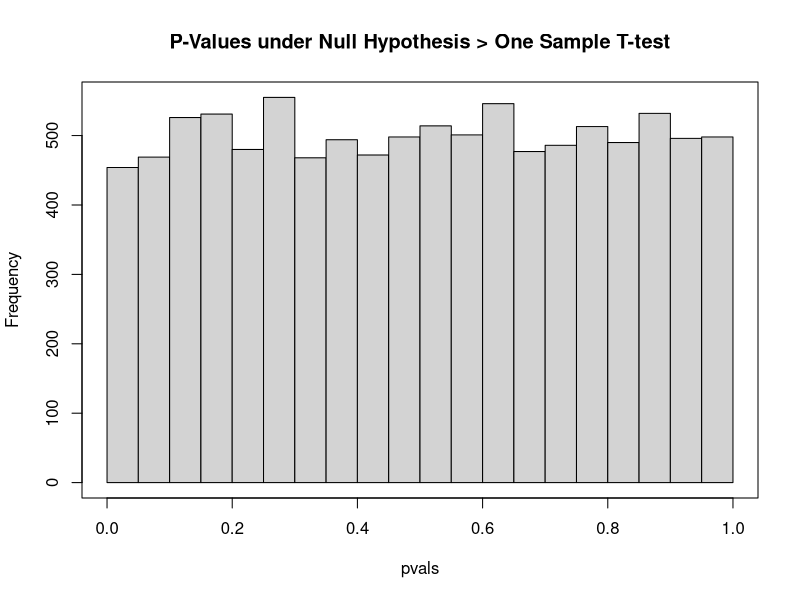
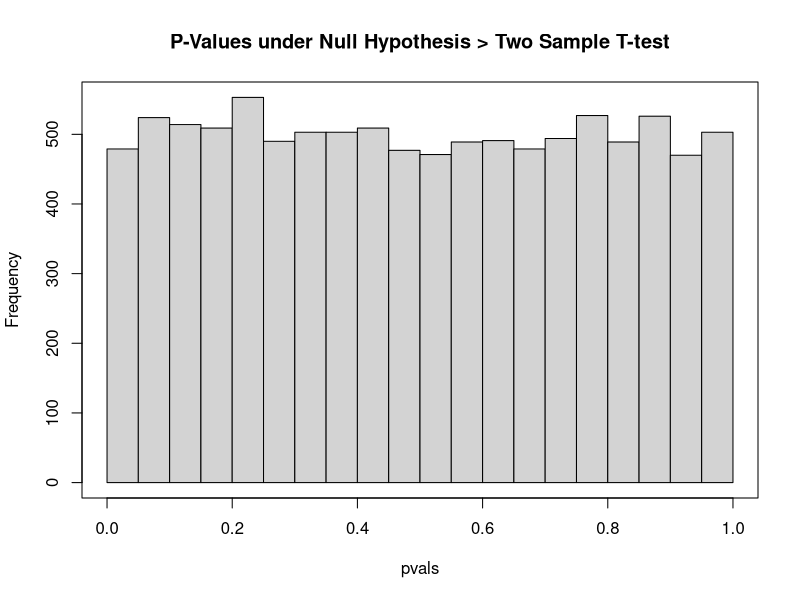
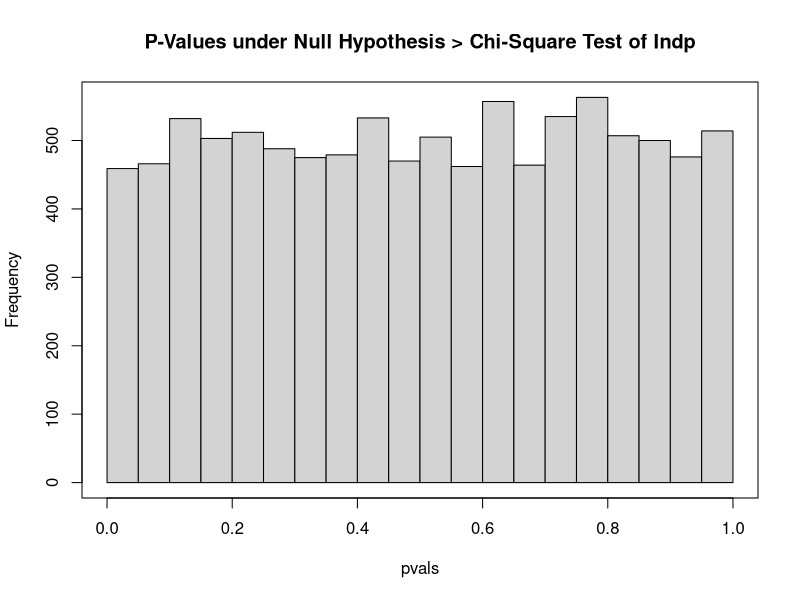

These charts were generated, in order, by the following R code:

# ~~~~~~~~~~~~~~~~~~~~~~~~~~~~~~~~~~~~~~~~~~~~~~~~~~~~~~~~~~
# ~ BIOS 721 Practice Problems: Topic 6 Set 1 Solution Key ~
# ~~~~~~~~~~~~~~~~~~~~~~~~~~~~~~~~~~~~~~~~~~~~~~~~~~~~~~~~~~

# Question 1: -----------------------------------------

# Part (a)
set.seed(111); rbinom(1,1,0.5)

# Part (b)
set.seed(222); rbinom(5,10,0.5)

# Part (c)
set.seed(333); rbinom(5,1:5,0.5)

# Part (d)
set.seed(444); rbinom(5,1,seq(0.1,0.9,0.2))

# Part (e)
set.seed(555); rbinom(5,1:5,seq(0.1,0.9,0.2))


# Question 2: -----------------------------------------

# Part (a)
n <- 30 
bdays <- 1:365

set.seed(30)
class.bdays <- sample(bdays,n,replace=TRUE)
no.matches <- sum(duplicated(class.bdays))
no.matches


# Part (b)
prob.bday.match <- function(n,seed,runs) {
  set.seed(seed)
  no.matches <- rep(NA,runs)
  for (i in 1:runs){
    class.bdays <- sample(bdays,n,replace=TRUE)
    no.matches[i] <- sum(duplicated(class.bdays)) }
  prob <- sum(no.matches>0)/runs
  return(prob) 
  }

prob.bday.match(n=30,seed=30,runs=1000)


# Part (c)
1 - prob.bday.match(n=20,seed=20,runs=1000)


# Part (d)
pbirthday(30)  	  # Check part (b) 
1-pbirthday(20)		# Check part (c)


# Part (e)
prob.bday.match(n=30,seed=30,runs=1000*1000)
1 - prob.bday.match(n=20,seed=20,runs=1000*1000)


# Part (f)
start <- Sys.time()
prob.bday.match(n=30,seed=30,runs=1000*1000)
mid <- Sys.time()
1 - prob.bday.match(n=20,seed=20,runs=1000*1000)
end <- Sys.time()

run.time.both <- end-start; run.time.both 
run.time.sim1 <- mid-start; run.time.sim1
run.time.sim2 <- end-mid;   run.time.sim2


# Question 3: -----------------------------------------

# Part (a)
set.seed(123)
s <- rnorm(50,0,5)


# Part (b)
set.seed(123)
s <- rnorm(50,0,5)
out <- t.test(s)$p.value 
out


# Part (c)
set.seed(123)
pvals <- rep(NA,10000)

for (i in 1:10000) {
  s <- rnorm(50,0,5)
  pvals[i] <- t.test(s)$p.value }

summary(pvals)


# Part (d)
hist(pvals,main='P-Values under Null Hypothesis > One Sample T-test')
box()


# Part (e)
# - Code development 
set.seed(456)           # Change seed from part (c)
s1 <- rnorm(35,10,5)    # Note: Choice of mu does NOT matter; just 
s2 <- rnorm(50,10,3)    #       needs to be the same for s1 and s2
t.test(s1,s2)$p.value 

# - Perform simulation study
set.seed(456)
pvals <- rep(NA,10000)

for (i in 1:10000) {
  s1 <- rnorm(35,10,5)
  s2 <- rnorm(50,10,3)
  pvals[i] <- t.test(s1,s2)$p.value }

hist(pvals,main='P-Values under Null Hypothesis > Two Sample T-test')
box()


# Part (f)
# - Code development 
set.seed(789)           # Change seed from part (c) and (e)
s1 <- rbinom(500,1,0.25)
s2 <- rbinom(500,1,0.50)
t <- table(s1,s2)
chisq.test(t,correct=FALSE)$p.value

# - Perform simulation study
set.seed(789)
pvals <- rep(NA,10000)

for (i in 1:10000) {
  s1 <- rbinom(500,1,0.25)
  s2 <- rbinom(500,1,0.50)
  t <- table(s1,s2)
  pvals[i] <- chisq.test(t,correct=FALSE)$p.value }

hist(pvals,main='P-Values under Null Hypothesis > Chi-Square Test of Indp')
box()

# -----------------------------------------------------

# End of Program
###############################
## practice

set.seed(30)
n <- 30
bdays <- 1:365

class.birthdays <- sample(bdays, n, replace = T)

num.matches <- sum( duplicated(class.birthdays))



##################################
prob.bday.match <- function(n, seeds, runs){
  
  set.seed(seeds)
  #n <- 30
  
  #runs <- 1000
  
  bdays <- 1:365
  
  ## create a vector of matches
  num.matche <- rep(0, runs)
  
  for( run in 1:runs){
    
    class.birthdays <- sample(bdays, n, replace = T)
    num.matche[run] <- sum( duplicated( class.birthdays))
  }
  
  proportion <- sum(num.matche > 0) / runs
  
  return(proportion)
  
}

prob.bday.match(30, 30, 1000)


##
1 - prob.bday.match(20, 20, 1000)




prob.bday.match(30, 30, 1000*1000)

1 - prob.bday.match(20, 20, 1000*1000)

#################################################
set.seed(123)
s <- rnorm(50, 0, 5)

s.pvalue <- t.test(s)
s.pvalue <- s.pvalue$p.value
s.pvalue


